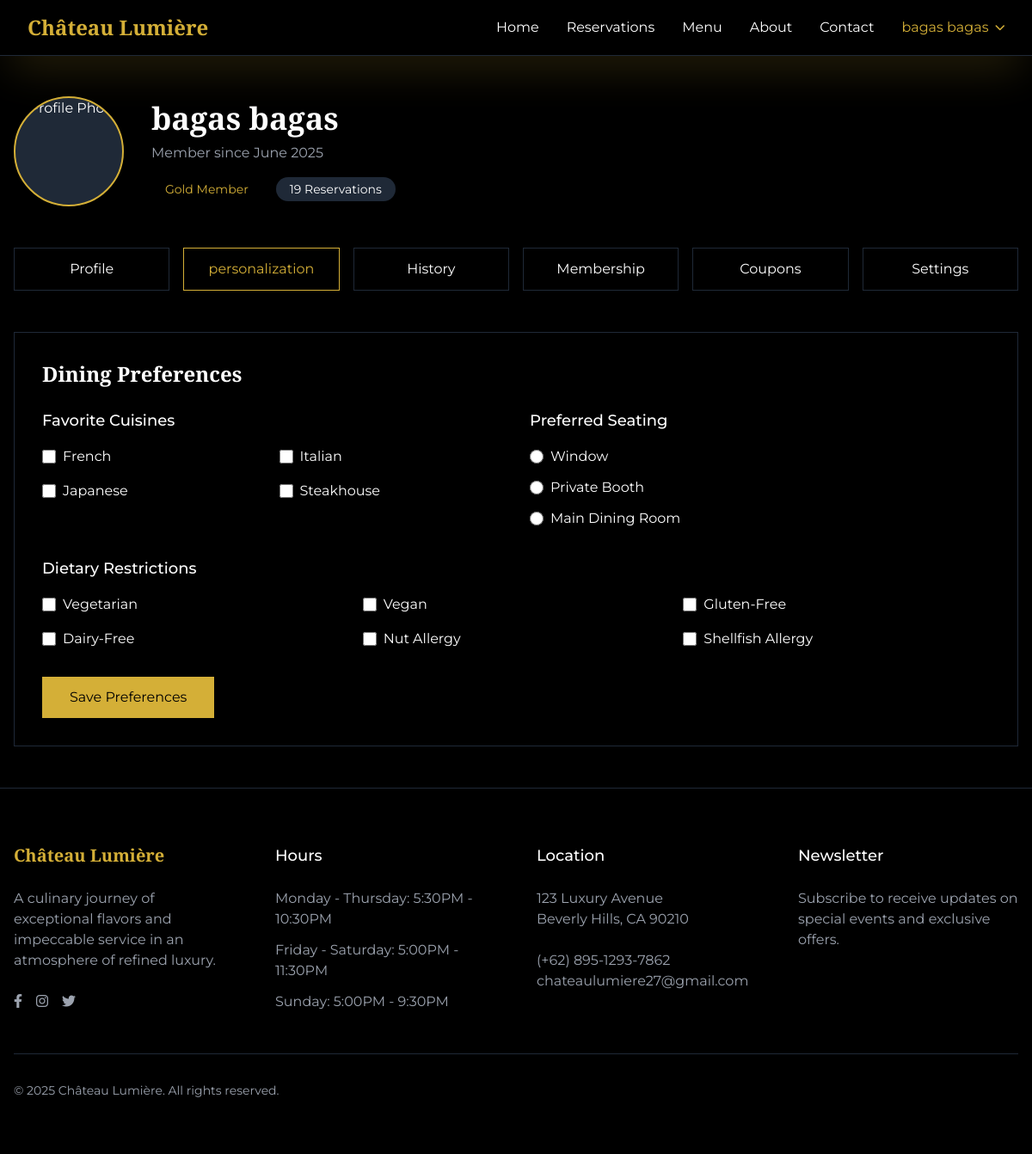
Page /pages/profile/personalization.php (signed in) on the committed database.
### tables this page shows
CREATE TABLE `users` (
  `id` int(11) NOT NULL,
  `first_name` varchar(50) DEFAULT NULL,
  `last_name` varchar(50) NOT NULL,
  `email` varchar(100) NOT NULL,
  `password` varchar(255) NOT NULL,
  `gender` enum('male','female') NOT NULL,
  `phone` varchar(20) DEFAULT NULL,
  `address` text NOT NULL,
  `date_of_birth` date NOT NULL,
  `membership_level` varchar(50) DEFAULT NULL,
  `created_at` timestamp NOT NULL DEFAULT current_timestamp(),
  `updated_at` timestamp NOT NULL DEFAULT current_timestamp() ON UPDATE current_timestamp(),
  `favorite_cuisines` text DEFAULT NULL,
  `preferred_seating` varchar(50) DEFAULT NULL,
  `dietary_restrictions` text DEFAULT NULL,
  `profile_photo` varchar(255) DEFAULT NULL,
  `role` enum('user','admin') NOT NULL
);

### pages/profile/komponen/profile.php (the view, shortened to what this page needs)
<?php
$user_id = $_SESSION['user_id'];
$query = "SELECT * FROM users WHERE id = ?";
$stmt = mysqli_prepare($conn, $query);
mysqli_stmt_bind_param($stmt, "i", $user_id);
mysqli_stmt_execute($stmt);
$result = mysqli_stmt_get_result($stmt);
$user = mysqli_fetch_assoc($result);
$count_query = "SELECT COUNT(*) as total FROM reservations WHERE user_id = ?";
$count_stmt = mysqli_prepare($conn, $count_query);
mysqli_stmt_bind_param($count_stmt, "i", $user_id);
mysqli_stmt_execute($count_stmt);
$total_reservations = mysqli_fetch_assoc(mysqli_stmt_get_result($count_stmt))['total'];
$membership_badge = '<span class="px-4 py-1 bg-gold/10 text-gold rounded-full text-sm">' .
    ucfirst(htmlspecialchars($user['membership_level'] ?? '')) . ' Member</span>';
?>
        <div class="flex flex-col md:flex-row items-start md:items-center gap-8 mb-12">
            <div class="relative group">
                <div class="w-32 h-32 rounded-full bg-gray-800 flex items-center justify-center overflow-hidden border-2 border-gold cursor-pointer transition-all duration-300 hover:opacity-75"
                     onclick="document.getElementById('profilePhotoInput').click()">
                    <?php if (!empty($user['profile_photo'])): ?>
                        <img src="<?php echo htmlspecialchars($user['profile_photo'] ?? ''); ?>"
                             alt="Profile Photo"
                             class="w-full h-full object-cover"
                             onerror="this.onerror=null; this.src='../../assets/images/default-profile.png';">
                    <?php else: ?>
                        <span class="text-4xl"><?php echo strtoupper(substr($user['first_name'] ?? '', 0, 1)); ?></span>
                    <?php endif; ?>
                </div>
            </div>
            <div>
                <h1 class="text-4xl font-serif font-bold mb-2">
                    <?php echo htmlspecialchars(($user['first_name'] ?? '') . ' ' . ($user['last_name'] ?? '')); ?>
                </h1>
                <p class="text-gray-400 mb-4">Member since <?php echo !empty($user['created_at']) ? date('F Y', strtotime($user['created_at'])) : 'N/A'; ?></p>
                <div class="flex flex-wrap gap-4">
                    <?php echo $membership_badge; ?>
                    <span class="px-4 py-1 bg-gray-800 rounded-full text-sm">
                        <?php echo $total_reservations; ?> Reservations
                    </span>
                </div>
            </div>
        </div>

### pages/profile/personalization.php (shortened to what this page needs)
<?php
include '../../includes/config.php';
$user_id = $_SESSION['user_id'];
$query = "SELECT favorite_cuisines, preferred_seating, dietary_restrictions
          FROM users WHERE id = ?";
$stmt = mysqli_prepare($conn, $query);
mysqli_stmt_bind_param($stmt, "i", $user_id);
mysqli_stmt_execute($stmt);
$result = mysqli_stmt_get_result($stmt);
$user = mysqli_fetch_assoc($result);
$saved_cuisines = !empty($user['favorite_cuisines']) ? explode(',', $user['favorite_cuisines']) : [];
$saved_dietary = !empty($user['dietary_restrictions']) ? explode(',', $user['dietary_restrictions']) : [];
include '../../includes/header.php';
?>
<main class="min-h-screen bg-black text-white">
    <div class="max-w-7xl mx-auto py-12 px-4">
        <?php include 'komponen/profile.php'; ?>
        <?php include 'komponen/navigasi.php'; ?>
        <div class="border border-gray-800 p-8">
            <h2 class="text-2xl font-serif font-bold mb-6">Dining Preferences</h2>
            <form method="POST" action="<?php echo htmlspecialchars($_SERVER['PHP_SELF']); ?>">
                <div class="grid md:grid-cols-2 gap-8 mb-8">
                    <div>
                        <h3 class="text-lg font-medium mb-4">Favorite Cuisines</h3>
                        <div class="grid grid-cols-2 gap-4">
                            <?php
                            $cuisine_options = ['French', 'Italian', 'Japanese', 'Steakhouse'];
                            foreach ($cuisine_options as $cuisine):
                            ?>
                            <div class="flex items-center">
                                <input type="checkbox"
                                       id="cuisine-<?php echo strtolower($cuisine); ?>"
                                       name="cuisines[]"
                                       value="<?php echo $cuisine; ?>"
                                       <?php echo in_array($cuisine, $saved_cuisines) ? 'checked' : ''; ?>
                                       class="h-4 w-4 text-gold focus:ring-gold border-gray-800 rounded">
                                <label for="cuisine-<?php echo strtolower($cuisine); ?>" class="ml-2"><?php echo $cuisine; ?></label>
                            </div>
                            <?php endforeach; ?>
                        </div>
                    </div>
                    <div>
                        <h3 class="text-lg font-medium mb-4">Preferred Seating</h3>
                        <div class="space-y-3">
                            <?php
                            $seating_options = [
                                'window' => 'Window',
                                'private' => 'Private Booth',
                                'main' => 'Main Dining Room'
                            ];
                            foreach ($seating_options as $value => $label):
                            ?>
                            <div class="flex items-center">
                                <input type="radio"
                                       id="seating-<?php echo $value; ?>"
                                       name="seating"
                                       value="<?php echo $value; ?>"
                                       <?php echo ($user['preferred_seating'] === $value) ? 'checked' : ''; ?>
                                       class="h-4 w-4 text-gold focus:ring-gold border-gray-800">
                                <label for="seating-<?php echo $value; ?>" class="ml-2"><?php echo $label; ?></label>
                            </div>
                            <?php endforeach; ?>
                        </div>
                    </div>
                </div>
                <div class="mb-8">
                    <h3 class="text-lg font-medium mb-4">Dietary Restrictions</h3>
                    <div class="grid grid-cols-2 md:grid-cols-3 gap-4">
                        <?php
                        $dietary_options = [
                            'vegetarian' => 'Vegetarian',
                            'vegan' => 'Vegan',
                            'gluten' => 'Gluten-Free',
                            'dairy' => 'Dairy-Free',
                            'nuts' => 'Nut Allergy',
                            'shellfish' => 'Shellfish Allergy'
                        ];
                        foreach ($dietary_options as $value => $label):
                        ?>
                        <div class="flex items-center">
                            <input type="checkbox"
                                   id="diet-<?php echo $value; ?>"
                                   name="dietary[]"
                                   value="<?php echo $value; ?>"
                                   <?php echo in_array($value, $saved_dietary) ? 'checked' : ''; ?>
                                   class="h-4 w-4 text-gold focus:ring-gold border-gray-800 rounded">
                            <label for="diet-<?php echo $value; ?>" class="ml-2"><?php echo $label; ?></label>
                        </div>
                        <?php endforeach; ?>
                    </div>
                </div>
                <button type="submit" class="px-8 py-3 bg-gold text-black hover:bg-transparent hover:text-gold hover:border hover:border-gold transition duration-300">
                    Save Preferences
                </button>
            </form>
        </div>
    </div>
</main>
<?php include '../../includes/footer.php'; ?>

### assets/css/main.css (style rules this page uses)
body { -webkit-font-smoothing: antialiased; -moz-osx-font-smoothing: grayscale; }

### includes/header.php (style rules this page uses)
.font-serif { font-family: 'Playfair Display', serif; }
.font-sans { font-family: 'Montserrat', sans-serif; }
.text-gold { color: #D4AF37; }
.bg-gold { background-color: #D4AF37; }
.border-gold { border-color: #D4AF37; }

### rows in the picture
users: first_name+last_name "bagas bagas", created_at "June 2025", membership_level "Gold", preferred_seating "☐ Window", preferred_seating "☐ Private Booth", preferred_seating "☐ Main Dining Room"

### other values in the picture
$_SESSION['user_name'] "bagas bagas"
$total_reservations "19"
$cuisine "French"
$cuisine "Italian"
$cuisine "Japanese"
$cuisine "Steakhouse"
$label "Window"
$label "Private Booth"
$label "Main Dining Room"
$label "Vegetarian"
$label "Vegan"
$label "Gluten-Free"
$label "Dairy-Free"
$label "Nut Allergy"
$label "Shellfish Allergy"
